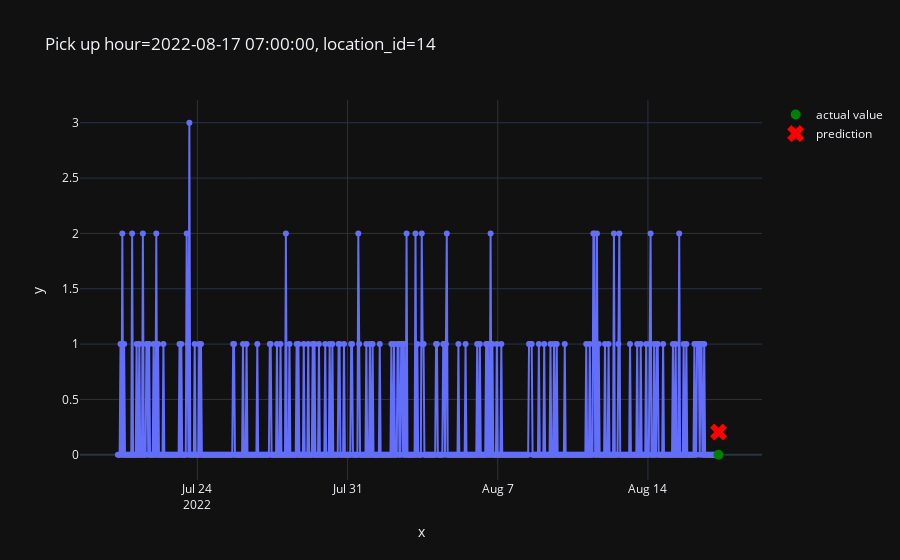

The notebook cell this image was saved under:
### Code cell
from src.plot import plot_one_sample

plot_one_sample(
    features=X_test,
    targets=y_test,
    example_id=2979,
    predictions=pd.Series(predictions)
)

### Figure 1 — Plotly figure (JSON) as saved in the notebook; plotly's stock layout.template omitted (floating-point values rounded to 4 significant figures; data arrays with more than 128 entries replaced by an {"elided": "..."} marker saying what was removed)
{"data": [{"hovertemplate": "x=%{x}<br>y=%{y}<extra></extra>", "legendgroup": "", "line": {"color": "#636efa", "dash": "solid"}, "marker": {"symbol": "circle"}, "mode": "markers+lines", "name": "", "orientation": "v", "showlegend": false, "type": "scatter", "x": {"elided": "673 str values"}, "xaxis": "x", "y": {"elided": "673 int values"}, "yaxis": "y"}, {"line": {"color": "green"}, "marker": {"size": 10}, "mode": "markers", "name": "actual value", "type": "scatter", "x": ["2022-08-17T07:00:00"], "y": [0]}, {"line": {"color": "red"}, "marker": {"size": 15, "symbol": "x"}, "mode": "markers", "name": "prediction", "type": "scatter", "x": ["2022-08-17T07:00:00"], "y": [0.2058]}], "layout": {"legend": {"tracegroupgap": 0}, "title": {"text": "Pick up hour=2022-08-17 07:00:00, location_id=14"}, "xaxis": {"anchor": "y", "domain": [0, 1], "title": {"text": "x"}}, "yaxis": {"anchor": "x", "domain": [0, 1], "title": {"text": "y"}}}}
